Frame 1 (no input): blank canvas, image omitted
Frame 60 (the mouse pressed at the canvas centre just before this capture): blank canvas, image omitted
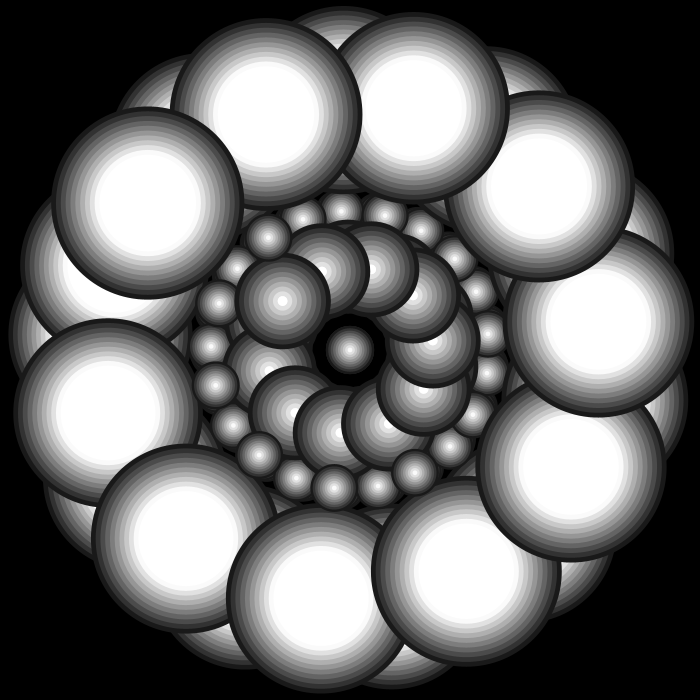
Frame 120 (the mouse held since frame 60 and released just before this capture)

The Processing sketch whose frames 1 and 60 were blank and that drew this single picture after the mouse press (run headless with seeded random() and noise(); from frame 60 on, the mouse is pressed at the canvas centre):

// Processing sketch: processing_71916
// ── processing_71916.pde

//hit the mouse to start to draw
//press the mouse to make it draw faster

float radius = 250;
float angle;
float rad;
float accillation;
float x, y;
float x1, y1;
float x2, y2;
float x3, y3;
int state;

void setup(){
  size(700, 700);
  smooth();
  x = width/2;
  y = height/2;
  state = 0;
}

void draw(){
  if(state == 0){
  background(0);
  if(mousePressed){
    state = 1;
   }
  }
  if(state == 1){
  translate(width/2, height/2);
  angle += 0.1;
  float x = sin(angle) *radius;
  float y = cos(angle) *radius;
  noFill();
  
  rad = frameCount * 0.01;
  accillation = sin(rad);

  float ascMapped = map(accillation, -1, 1, 0, 1);
  noStroke();
  fill(25);
  ellipse(x, y, 200 * ascMapped, 200 * ascMapped);
  fill(50);
  ellipse(x, y, 190 * ascMapped, 190 * ascMapped);
  fill(75);
  ellipse(x, y, 180 * ascMapped, 180 * ascMapped);
  fill(100);
  ellipse(x, y, 170 * ascMapped, 170 * ascMapped);
  fill(125);
  ellipse(x, y, 160 * ascMapped, 160 * ascMapped);
  fill(150);
  ellipse(x, y, 150 * ascMapped, 150 * ascMapped);
  fill(175);
  ellipse(x, y, 140 * ascMapped, 140 * ascMapped);
  fill(200);
  ellipse(x, y, 130 * ascMapped, 130 * ascMapped);
  fill(225);
  ellipse(x, y, 120 * ascMapped, 120 * ascMapped);
  fill(250);
  ellipse(x, y, 110 * ascMapped, 110 * ascMapped);
  fill(255);
  ellipse(x, y, 100 * ascMapped, 100 * ascMapped);
    
  float x1 = sin(angle) *radius/3;
  float y1 = cos(angle) *radius/3 ;
  float ascMapped1 = map(accillation, -1, 1, 0, 1);
  noStroke();
  fill(25);
  ellipse(x1, y1, 100 * ascMapped, 100 * ascMapped);
  fill(50);
  ellipse(x1, y1, 90 * ascMapped, 90 * ascMapped);
  fill(75);
  ellipse(x1, y1, 80 * ascMapped, 80 * ascMapped);
  fill(100);
  ellipse(x1, y1, 70 * ascMapped, 70 * ascMapped);
  fill(125);
  ellipse(x1, y1, 60 * ascMapped, 60 * ascMapped);
  fill(150);
  ellipse(x1, y1, 50 * ascMapped, 50 * ascMapped);
  fill(175);
  ellipse(x1, y1, 40 * ascMapped, 40 * ascMapped);
  fill(200);
  ellipse(x1, y1, 30 * ascMapped, 30 * ascMapped);
  fill(225);
  ellipse(x1, y1, 20 * ascMapped, 20 * ascMapped);
  fill(250);
  ellipse(x1, y1, 10 * ascMapped, 10 * ascMapped);
  fill(255);
  ellipse(x1, y1, 10 * ascMapped, 10 * ascMapped);
  
  float ascMapped3 = map(accillation, -1, 1, 0, 1);
  noStroke();
  fill(25);
  ellipse(x2, y2, 50 * ascMapped, 50 * ascMapped);
  fill(50);
  ellipse(x2, y2, 45 * ascMapped, 45 * ascMapped);
  fill(75);
  ellipse(x2, y2, 40 * ascMapped, 40 * ascMapped);
  fill(100);
  ellipse(x2, y2, 35 * ascMapped, 35 * ascMapped);
  fill(125);
  ellipse(x2, y2, 30 * ascMapped, 30 * ascMapped);
  fill(150);
  ellipse(x2, y2, 25 * ascMapped, 25 * ascMapped);
  fill(175);
  ellipse(x2, y2, 20 * ascMapped, 20 * ascMapped);
  fill(200);
  ellipse(x2, y2, 15 * ascMapped, 15 * ascMapped);
  fill(225);
  ellipse(x2, y2, 10 * ascMapped, 10 * ascMapped);
  fill(250);
  ellipse(x2, y2, 5 * ascMapped, 5 * ascMapped);
  fill(255);
  ellipse(x2, y2, 0 * ascMapped, 0 * ascMapped);
  
  float x3 = cos(angle) *radius/1.8;
  float y3 = sin(angle) *radius/1.8;
  float ascMapped4 = map(accillation, -1, 1, 0, 1);
  noStroke();
  fill(25);
  ellipse(x3, y3, 50 * ascMapped, 50 * ascMapped);
  fill(50);
  ellipse(x3, y3, 45 * ascMapped, 45 * ascMapped);
  fill(75);
  ellipse(x3, y3, 40 * ascMapped, 40 * ascMapped);
  fill(100);
  ellipse(x3, y3, 35 * ascMapped, 35 * ascMapped);
  fill(125);
  ellipse(x3, y3, 30 * ascMapped, 30 * ascMapped);
  fill(150);
  ellipse(x3, y3, 25 * ascMapped, 25 * ascMapped);
  fill(175);
  ellipse(x3, y3, 20 * ascMapped, 20 * ascMapped);
  fill(200);
  ellipse(x3, y3, 15 * ascMapped, 15 * ascMapped);
  fill(225);
  ellipse(x3, y3, 10 * ascMapped, 10 * ascMapped);
  fill(250);
  ellipse(x3, y3, 5 * ascMapped, 5 * ascMapped);
  fill(255);
  ellipse(x3, y3, 0 * ascMapped, 0 * ascMapped);
  if(mousePressed){
  angle += 0.5;
   }
  }    
}
